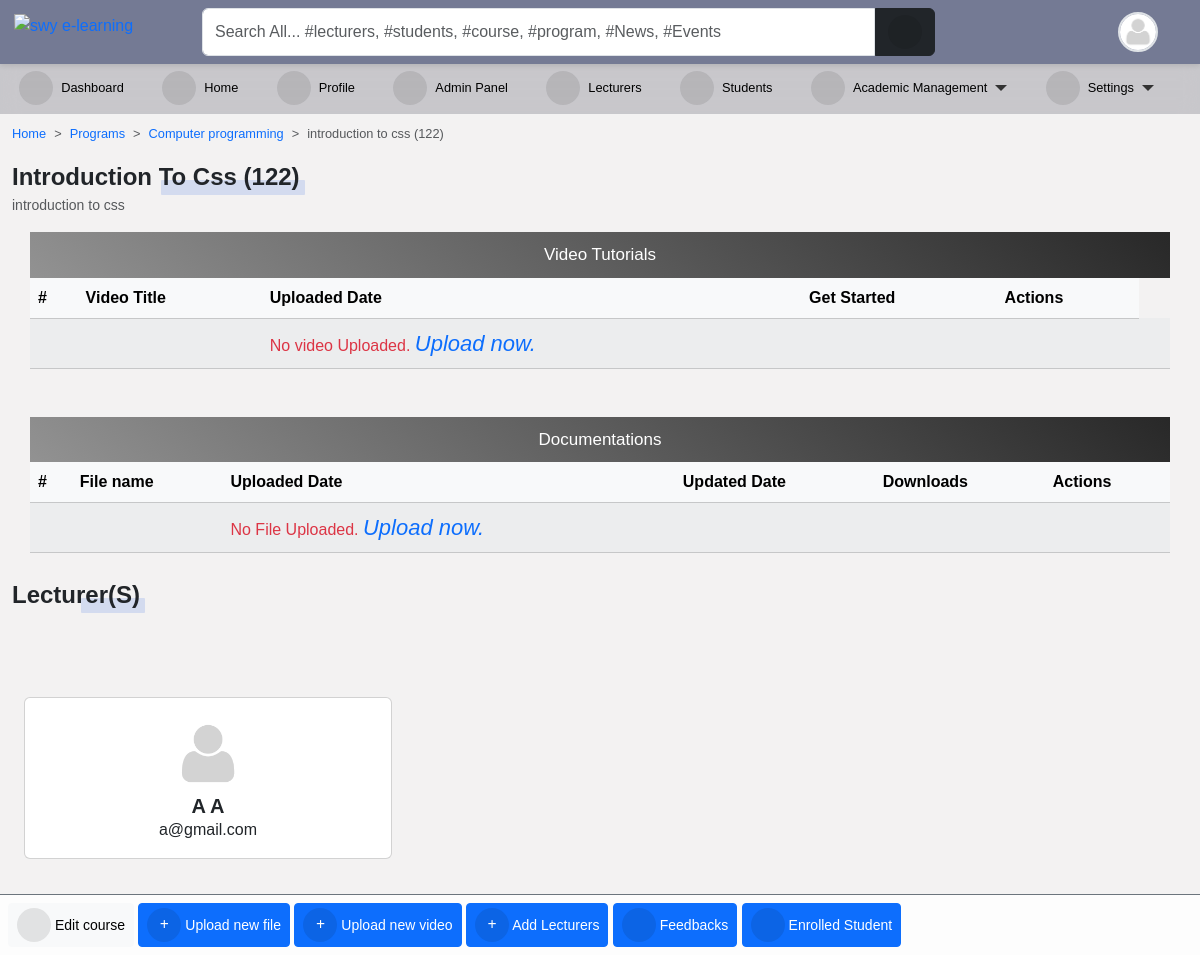
/programs/course/introduction-to-css/detail/ (signed in), run on an earlier commit of the app's database.
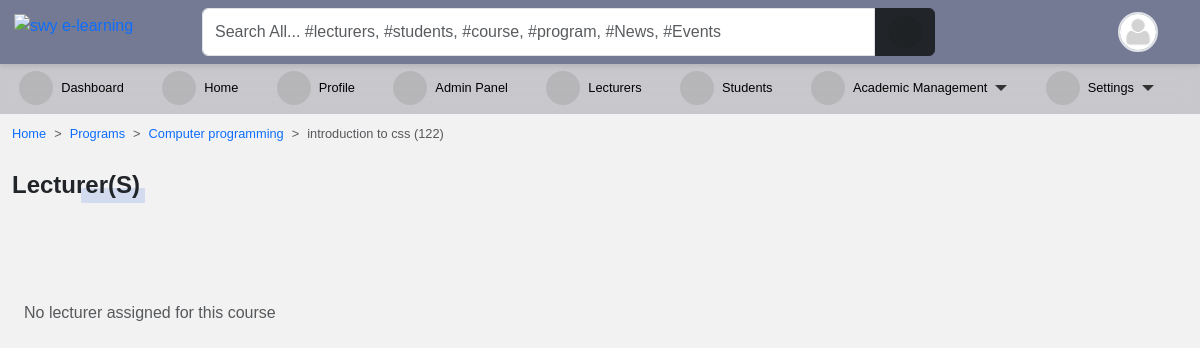
And on a later commit of the database.
### course/models.py (models this page shows, shortened)
class CourseAllocation(models.Model):
    lecturer = models.ForeignKey(
        settings.AUTH_USER_MODEL,
        on_delete=models.CASCADE,
        related_name="allocated_lecturer",
    )
    courses = models.ManyToManyField(Course, related_name="allocated_course")
    session = models.ForeignKey(
        "core.Session", on_delete=models.CASCADE, blank=True, null=True
    )
    def __str__(self):
        return self.lecturer.get_full_name

class Course(models.Model):
    slug = models.SlugField(blank=True, unique=True)
    title = models.CharField(max_length=200, null=True)
    code = models.CharField(max_length=200, unique=True, null=True)
    credit = models.IntegerField(null=True, default=0)
    summary = models.TextField(max_length=200, blank=True, null=True)
    program = models.ForeignKey(Program, on_delete=models.CASCADE)
    level = models.CharField(max_length=25, choices=LEVEL, null=True)
    year = models.IntegerField(choices=YEARS, default=0)
    semester = models.CharField(choices=SEMESTER, max_length=200)
    is_elective = models.BooleanField(default=False, blank=True, null=True)
    objects = CourseManager()
    def __str__(self):
        return "{0} ({1})".format(self.title, self.code)

class Program(models.Model):
    title = models.CharField(max_length=150, unique=True)
    summary = models.TextField(null=True, blank=True)
    objects = ProgramManager()
    def __str__(self):
        return self.title

### accounts/models.py (models this page shows, shortened)
class User(AbstractUser):
    is_student = models.BooleanField(default=False)
    is_lecturer = models.BooleanField(default=False)
    gender = models.CharField(max_length=1, choices=GENDERS, blank=True, null=True)
    phone = models.CharField(max_length=60, blank=True, null=True)
    address = models.CharField(max_length=60, blank=True, null=True)
    picture = models.ImageField(
        upload_to="profile_pictures/%y/%m/%d/", default="default.png", null=True
    )
    email = models.EmailField(blank=True, null=True)
    username_validator = ASCIIUsernameValidator()
    objects = CustomUserManager()
    class Meta:
        ordering = ("-date_joined",)
    @property
    def get_full_name(self):
        full_name = self.username
        if self.first_name and self.last_name:
            full_name = self.first_name + " " + self.last_name
        return full_name
    @property
    def get_user_role(self):
        if self.is_superuser:
            role = "Admin"
        elif self.is_student:
            role = "Student"
        elif self.is_lecturer:
            role = "Lecturer"
        return role

### course/views.py (the view)
# urls.py: path("course/<slug>/detail/", course_single, name="course_detail"),
@login_required
def course_single(request, slug):
    course = Course.objects.get(slug=slug)
    files = Upload.objects.filter(course__slug=slug)
    videos = UploadVideo.objects.filter(course__slug=slug)
    lecturers = CourseAllocation.objects.filter(courses__pk=course.id).first()
    all_lecturers=CourseAllocation.objects.filter(courses__pk=course.id)
    return render(
        request,
        "course/course_single.html",
        {
            "title": course.title,
            "course": course,
            "files": files,
            "videos": videos,
            "lecturers": lecturers,
            "all_lecturers":all_lecturers,
            "media_url": settings.MEDIA_ROOT,
        },
    )

### templates/course/course_single.html (shortened to what the changed rows need)
{% extends 'base.html' %}
{% load static %}
{% block content %}
<nav style="--bs-breadcrumb-divider: '>';" aria-label="breadcrumb">
    <ol class="breadcrumb">
        <li class="breadcrumb-item"><a href="/">Home</a></li>
        <li class="breadcrumb-item"><a href="{% url 'programs' %}">Programs</a></li>
        <li class="breadcrumb-item"><a href="{% url 'program_detail' course.program.id %}">{{ course.program }}</a></li>
        <li class="breadcrumb-item active" aria-current="page">{{ course }}</li>
    </ol>
</nav>
{% for all_lecturer in all_lecturers %}
<div class="manage-wrap">
    <div class="d-flex">
        <div class="">
            {% if request.user.is_superuser  or request.user == all_lecturer.lecturer %}
            <a class="btn btn-sm btn-light" href="{% url 'edit_course' course.slug %}">
                <i class="fas fa-pencil-alt"></i> Edit course
            </a>
            {% endif %}
            {% if request.user.is_superuser or request.user == all_lecturer.lecturer %}
            <a class="btn btn-sm btn-primary" href="{% url 'upload_file_view' course.slug %}"><i class="fas fa-plus"></i>
                Upload new file
            </a>
            <a class="btn btn-sm btn-primary" href="{% url 'upload_video' course.slug %}"><i class="fas fa-plus"></i>
                Upload new video
            </a>
            <a class="btn btn-sm btn-primary" href="{% url 'course_allocation' %}"><i class="fas fa-plus"></i>
                Add Lecturers
            </a>
            <a class="btn btn-sm btn-primary" href="{% url 'check_feedbacks' course.pk %}"> <i class="fas fa-check"></i>
                Feedbacks
            </a>
            <a class="btn btn-sm btn-primary" href="{% url 'enrolled_student' course.pk  %}"><i class="fas fa-user-graduate"></i>
                Enrolled Student
            </a>
            {% else %}
            <a class="btn btn-sm btn-primary" href="{% url 'feedback' course.pk %}"> <i class="fas fa-comment"></i>
                Your feedback
            </a>
            {% endif %}
        </div>
    </div>
</div>
<div class="title-1">{{ course }}</div>
<p class="small text-muted">{{ course.summary }}</p>
<div class="container">
    <div class="row mb-5">
        <div class="col-md-12 p-0">
            <p class="form-title m-0">Video Tutorials</p>
            <div class="table-responsive">
                <table class="table table-shadow table-light table-striped m-0">
                    <thead>
                        <tr>
                            <th>#</th>
                            <th>Video Title</th>
                            <th>Uploaded Date</th>
                            <th>Get Started</th>
                            {% if request.user.is_superuser or request.user == all_lecturer.lecturer %}
                            <th>Actions</th>
                            {% endif %}
                        </tr>
                    </thead>
                    <tbody>
                        {% for video in videos %}
                        <tr>
                            <td>{{ forloop.counter }}</td>
                            <td>
                                <a href="{{ video.get_absolute_url }}" title="{{ video }}" class="d-flex align-items-center">
                                    <i class="fas fa-video me-1"></i> {{ video.title|title }}
                                </a>
                            </td>
                            <td>{{ video.timestamp|date }}</td>
                            <th>
                                <div>
                                    <a class="download-btn" href="{{ video.get_absolute_url }}"
                                        title="Download to your device">
                                        <i class="fas fa-play me-1"></i>Play now</a>
                                </div>
                            </th>
                            {% if request.user.is_superuser or request.user == all_lecturer.lecturer %}
                            <td>
                                <div class="update-delete">
                                    <a href="{% url 'upload_video_edit' slug=course.slug video_slug=video.slug %}"
                                        class="update" title="Edit">
                                        <i class="fas fa-pencil-alt"></i>
                                    </a>
                                    <a href="{% url 'upload_video_delete' slug=course.slug video_slug=video.slug %}"
                                        class="delete" title="Delete">
                                        <i class="fas fa-trash-alt"></i>
                                    </a>
                                </div>
                            </td>
                            {% endif %}
                        </tr>
                        {% empty %}
                        <tr>
                            <td></td>
                            <td></td>
                            <td>
                                <span class="text-danger">
                                    No video Uploaded.
                                    {% if request.user.is_superuser or request.user == all_lecturer.lecturer %}
                                    <a href="{% url 'upload_video' course.slug %}">
                                        <i class="primary" style="font-size: 22px;">
                                            Upload now.
                                        </i>
                                        {% endif %}
                                    </a>
                                </span>
                            </td>
                            <td></td>
                            <td></td>
                            <td></td>
                        </tr>
                        {% endfor %}
                    </tbody>
                </table>
            </div>
        </div>
    </div>
    <div class="row">
        <div class="col-md-12 p-0">
            <p class="form-title m-0">Documentations</p>
            <div class="table-responsive">
                <table class="table table-shadow table-light table-striped m-0">
                    <thead>
                        <tr>
                            <th>#</th>
                            <th>File name</th>
                            <th>Uploaded Date</th>
                            <th>Updated Date</th>
                            <th>Downloads</th>
                            {% if request.user.is_superuser or request.user == all_lecturer.lecturer %}
                            <th>Actions</th>
                            {% endif %}
                        </tr>
                    </thead>
                    <tbody>
                        {% for file in files %}
                        <tr>
                            <td>{{ forloop.counter }}</td>
                            <td><a href="{{ file.file.url }}" title="{{ file }}" class="d-flex align-items-center">
                                    <i class="fas fa-file-{{ file.get_extension_short }} me-1"></i>
                                    {{ file.title|title }}
                                </a>
                            </td>
                            <td>{{ file.upload_time|date }}</td>
                            <td>{{ file.updated_date|date }}</td>
                            <th>
                                <div>
                                    <a class="download-btn" href="{{ file.file.url }}" title="Download to your device">
                                        <i class="fas fa-download me-1"></i>Download</a>
                                </div>
                            </th>
                            {% if request.user.is_superuser or request.user == all_lecturer.lecturer  %}
                            <td>
                                <div class="update-delete">
                                    <a href="{% url 'upload_file_edit' slug=course.slug file_id=file.pk %}"
                                        class="update" title="Edit">
                                        <i class="fas fa-pencil-alt"></i>
                                    </a>
                                    <a href="{% url 'upload_file_delete' slug=course.slug file_id=file.pk %}"
                                        class="delete" title="Delete">
                                        <i class="fas fa-trash-alt"></i>
                                    </a>
                                </div>
                            </td>
                            {% endif %}
                        </tr>
                        {% empty %}
                        <tr>
                            <td></td>
                            <td></td>
                            <td>
                                <span class="text-danger">
                                    No File Uploaded.
                                    {% if request.user.is_superuser or request.user == all_lecturer.lecturer %}
                                    <a href="{% url 'upload_file_view' course.slug %}">
                                        <i class="primary" style="font-size: 22px;">
                                            Upload now.
                                        </i>
                                        {% endif %}
                                    </a>
                                </span>
                            </td>
                            <td></td>
                            <td></td>
                            <td></td>
                        </tr>
                        {% endfor %}
                    </tbody>
                </table>
            </div>
        </div>
    </div>
</div>
{% endfor %}
<div class="site-section mb-5 mt-4">
    <div class="title-1">Lecturer(s)</div>
    <br>
    <br>
    <div class="container-fluid">
        <div class="row">
            {% for lecturer in all_lecturers %}
            <div class="col-lg-4">
                <div class="card text-center">
                    <div class="card-body">
                        {% if lecturer.lecturer.picture %}
                        <img class="avatar avatar-lg" src="{{ lecturer.lecturer.picture.url }}" alt="">
                        {% endif %}
                        <h5 class="fw-bold mb-0">{{ lecturer|title }}</h5>
                        <p class="mb-0">{{ lecturer.lecturer.email }}</p>
                    </div>
                </div>
            </div>
            {% empty %}
            <h6 class="text-muted mt-3">No lecturer assigned for this course</h6>
            {% endfor %}
        </div>
    </div>
</div>
{% endblock content %}

What changed in the data, as far as the page shows it:
removed CourseAllocation: {{ course }} "Introduction To Css (122)", {{ course.summary }} "introduction to css", lecturer.picture (placeholder picture), lecturer.last_name "A A", lecturer.email "a@gmail.com"
Also different on the page:
text now shown: "No lecturer assigned for this course"
